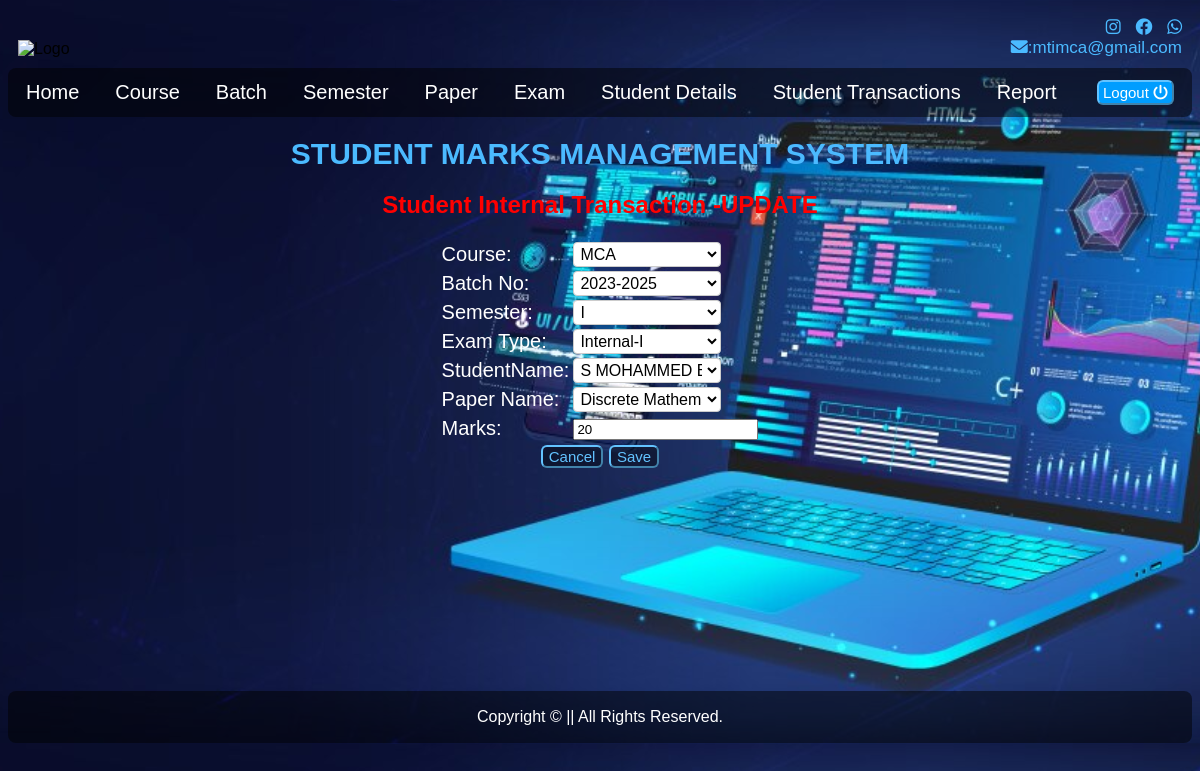
Screenshot of /student/update7/11/ with the database file from the repository.
### student/models.py (models this page shows, shortened)
class CourseMasterModel(models.Model):
    courseid = models.IntegerField(unique=True)
    course   = models.CharField(max_length =4, unique=True)
    def __str__(self):
        return self.course

class BatchMasterModel(models.Model):
    batchid = models.IntegerField(unique=True)
    batchno = models.CharField(max_length =9, unique=True)
    def __str__(self):
        return self.batchno

class SemMasterModel(models.Model):
    semid = models.IntegerField(unique=True)
    sem   = models.CharField(max_length =3,unique=True)
    def __str__(self):
        return self.sem

class ExamMasterModel(models.Model):
    examid   = models.IntegerField(unique=True)
    examtype = models.CharField(max_length =13, unique=True)
    def __str__(self):
        return self.examtype

class StudentMasterModel(models.Model):
    batchno   = models.ForeignKey(BatchMasterModel,on_delete =models.CASCADE)
    sem       = models.ForeignKey(SemMasterModel,on_delete =models.CASCADE)
    course    = models.ForeignKey(CourseMasterModel,on_delete =models.CASCADE)
    studregno = models.IntegerField(unique=True)
    studname  = models.CharField(max_length =30)
    def __str__(self):
        return self.studname

class PaperMasterModel(models.Model):
    papercode    = models.CharField(max_length =8, unique=True)
    papertype    = models.CharField(max_length =18)
    papershtname = models.CharField(max_length=10, unique=True)
    papername    = models.CharField(max_length =50,unique=True)
    def __str__(self):
        return self.papername

class StudentInternalTransModel(models.Model):
    course    = models.ForeignKey(CourseMasterModel,on_delete =models.CASCADE)
    batchno   = models.ForeignKey(BatchMasterModel,on_delete =models.CASCADE)
    sem       = models.ForeignKey(SemMasterModel,on_delete =models.CASCADE)
    examtype  = models.ForeignKey(ExamMasterModel,on_delete =models.CASCADE)
    studname  = models.ForeignKey(StudentMasterModel, on_delete =models.CASCADE)
    papername = models.ForeignKey(PaperMasterModel, on_delete =models.CASCADE)
    marks     = models.IntegerField()

### student/views.py (the view)
# urls.py: path('update7/<int:marks_id>/', views.update7, name='update7'),
def update7(request, marks_id):
    marks = get_object_or_404(StudentInternalTransModel, pk=marks_id)
    if request.method == 'POST':
        form = StudentInternalTansForm(request.POST, instance=marks)
        if form.is_valid():
            form.save()
            return redirect(f'{reverse("updatestudenttrans")}?operation=transaction')
    else:
        form = StudentInternalTansForm(instance=marks)
    return render(request, 'update7.html', {'form': form})

### student/forms.py (shortened to what this page needs)
class StudentInternalTansForm(forms.ModelForm):
    course    = forms.ModelChoiceField(queryset=CourseMasterModel.objects.all())
    batchno   = forms.ModelChoiceField(queryset=BatchMasterModel.objects.all())
    sem       = forms.ModelChoiceField(queryset=SemMasterModel.objects.all())
    examtype  = forms.ModelChoiceField(queryset=ExamMasterModel.objects.all())
    studname  = forms.ModelChoiceField(queryset=StudentMasterModel.objects.all())
    papername = forms.ModelChoiceField(queryset=PaperMasterModel.objects.all())
    class Meta:
        model = StudentInternalTransModel
        fields = ['batchno', 'sem', 'course', 'examtype', 'studname', 'papername', 'marks']

### student/templates/update7.html (shortened to what this page needs)
{% extends "master.html" %}
{% block content %}
<div align="center" style="color: white;">
    <h1>Student Internal Transaction -UPDATE</h1>
    <form method="post">
        <table  style="background-color: transparent; width: 25%; font-size: 20px;">
            <tr>
                <td><label for="Course">Course:</label></td>
                <td>
                    {{form.course}}
                </td>
            </tr>
            <tr>
                <td><label for="BatchNo">Batch No:</label></td>
                <td>
                    {{form.batchno}}
                </td>
            </tr>
            <tr>
                <td><label for="Sem">Semester:</label></td>
                <td>
                    {{form.sem}}
                </td>
            </tr>
            <tr>
                <td><label for="Exam">Exam Type:</label></td>
                <td>
                    {{form.examtype}}
                </td>
            </tr>
            <tr>
                <td><label for="Studname">StudentName:</label></td>
                <td>
                    {{form.studname}}
                </td>
            </tr>
            <tr>
                <td><label for="Papername">Paper Name:</label></td>
                <td>
                    {{form.papername}}
                </td>
            </tr>
            <tr>
                <td><label for="Marks">Marks:</label></td>
                <td>{{form.marks}}</td>
            </tr>
            <tr>
                <td colspan="2" align="center">
                    <a href="{% url 'updatestudenttrans' %}"><button type="button">Cancel</button></a>
                    <button type="submit">Save</button>
                </td>
            </tr>
        </table>
    </form>
</div>
{% endblock %}

### student/static/css/styles.css (style rules this page uses)
body { font-family: Arial, Helvetica, sans-serif; background-size:cover; background-position:center; margin-bottom: 0; }
h1 { color:#ff0000; }
table { background-color: #0000007f; }
button { border: 2px 2px; border-color: #63c3ff; border-radius: 6px; padding:1px 6px; font-size: 15px; color: #63c3ff; background-color: #00000063; }

### student/templates/update7.html (style rules this page uses)
select { width: 80%; padding: 2px; border-radius: 4px; border: 1px solid #ccc; background-color: #fff; color: #000; font-size: 16px; }
option { color: #000; background-color: #fff; padding: 10px; }

### rows the page displays
CourseMasterModel: course "MCA"
BatchMasterModel: batchno "2023-2025"
SemMasterModel: sem "I"
ExamMasterModel: examtype "Internal-I"
StudentMasterModel: studname "S MOHAMMED BASHA"
PaperMasterModel: papername "Discrete Mathematical Structures"
StudentInternalTransModel: marks "20"
